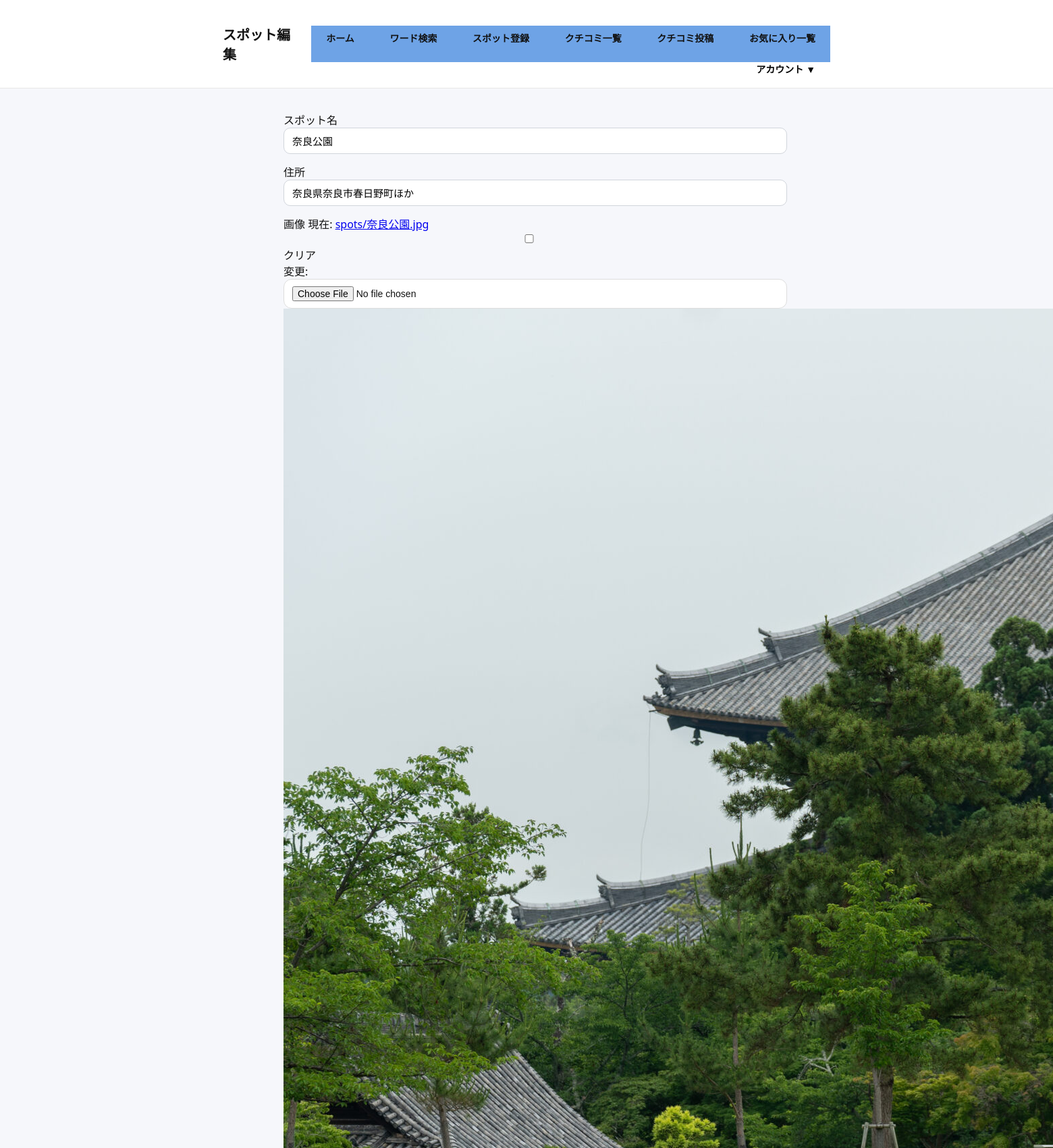
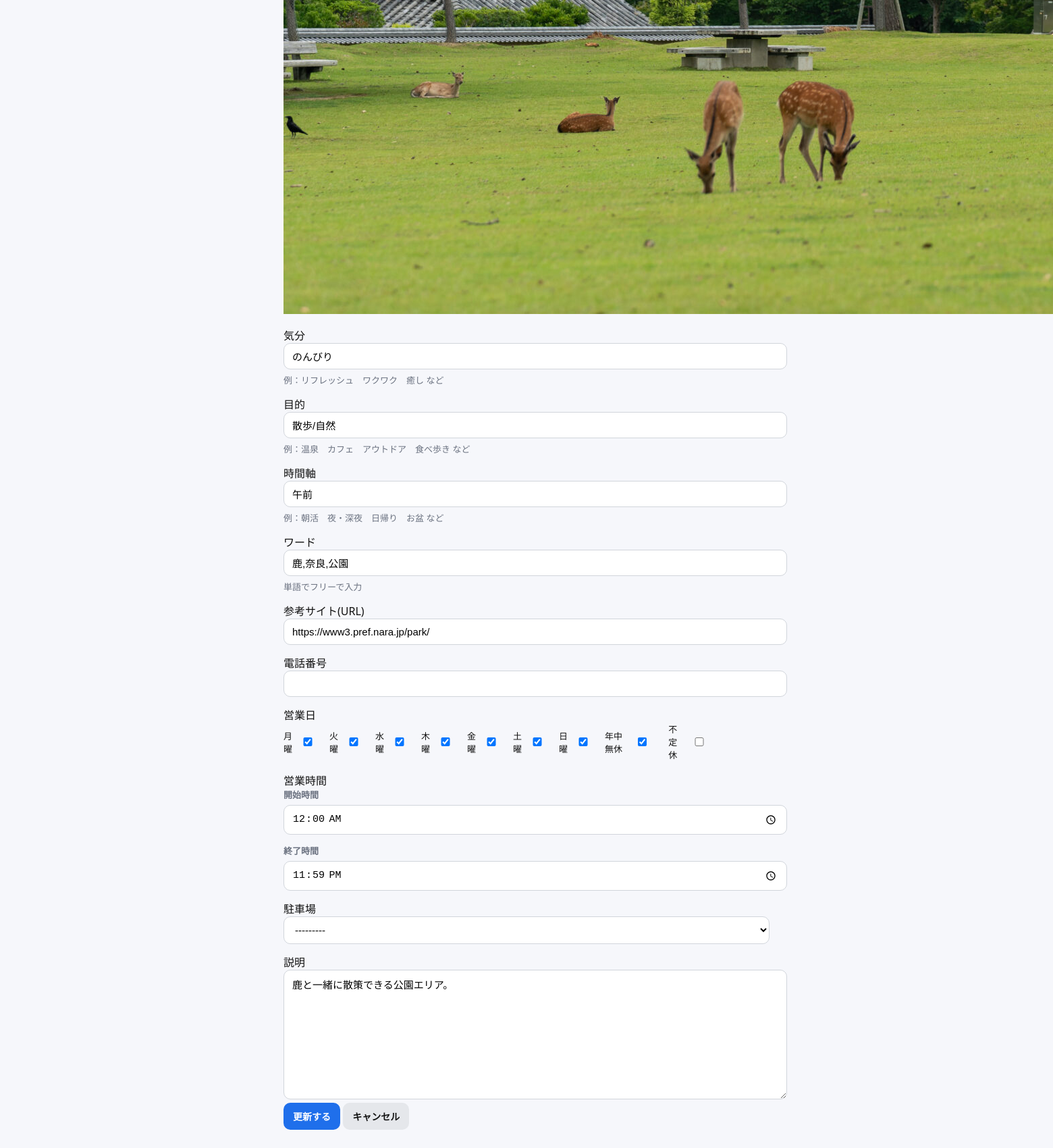
The app's page /spots/6/edit/ (signed in) with its own data (2 pictures, top to bottom).
### spots/models.py (models this page shows, shortened)
class Spot(models.Model):
    BUSINESS_DAY_CHOICES = [
        ("mon", "月曜"),
        ("tue", "火曜"),
        ("wed", "水曜"),
        ("thu", "木曜"),
        ("fri", "金曜"),
        ("sat", "土曜"),
        ("sun", "日曜"),
        ("holiday", "年中無休"),
        ("irregular", "不定休"),
    ]
    PARKING_CHOICES = [
        ("有", "有"),
        ("無", "無"),
        ("不明", "不明"),
        ("注意", "注意（公式HP参照）"),
    ]
    parking = models.CharField("駐車場", max_length=20, choices=PARKING_CHOICES, blank=True)
    name = models.CharField(max_length=100)
    address = models.CharField(max_length=255, blank=True)
    image = models.ImageField(upload_to="spots/", blank=True, null=True)
    website = models.URLField("参考サイト", blank=True)
    phone = models.CharField("電話番号", max_length=30, blank=True)
    business_days = models.JSONField(default=list, blank=True, null=True)
    open_time = models.TimeField(null=True, blank=True)
    close_time = models.TimeField(null=True, blank=True)
    access = models.CharField(max_length=200, blank=True)
    language = models.CharField("ワード", max_length=30, blank=True)
    mood = models.CharField(max_length=30, blank=True)
    purpose = models.CharField(max_length=30, blank=True)
    time_axis = models.CharField("時間軸", max_length=50, blank=True)
    created_at = models.DateTimeField(auto_now_add=True)
    description = models.TextField(blank=True)
    latitude = models.DecimalField(max_digits=9, decimal_places=6, null=True, blank=True)
    longitude = models.DecimalField(max_digits=9, decimal_places=6, null=True, blank=True)

### spots/views.py (the view)
# urls.py: path("<int:pk>/edit/", views.spot_update, name="spot_update"),
@login_required
def spot_update(request, pk):
    spot = get_object_or_404(Spot, pk=pk)
    if request.method == "POST":
        form = SpotForm(request.POST, request.FILES, instance=spot)
        if form.is_valid():
            spot = form.save()
            return redirect("spots:spot_detail", pk=spot.pk)
    else:
        form = SpotForm(instance=spot)
    return render(request, "spots/spot_form.html", {
        "form": form,
        "mode": "update",
        "spot": spot,
    })

### spots/templates/spots/spot_form.html (shortened to what this page needs)
{% extends "base.html" %}
{% block header_title %}{% if mode == "update" %}スポット編集{% else %}スポット追加{% endif %}{% endblock %}
{% block content %}
<div class="form-wrap">
  <form method="POST" enctype="multipart/form-data">
    <div class="field">
      <label>スポット名</label>
      {{ form.name }}
    </div>
    <div class="field">
      <label>住所</label>
      {{ form.address }}
    </div>
    <div class="field">
      <label>画像</label>
      {{ form.image }}
      {% if mode == "update" and spot.image %}
        <div class="preview">
          <img src="{{ spot.image.url }}" alt="現在の画像">
        </div>
      {% endif %}
    </div>
    <div class="field">
      <label>気分</label>
      {{ form.mood }}
      <div class="muted" style="margin-top:6px;">
        例：リフレッシュ　ワクワク　癒し など
    </div>
    <div class="field">
      <label>目的</label>
      {{ form.purpose }}
      <div class="muted" style="margin-top:6px;">
        例：温泉　カフェ　アウトドア　食べ歩き など
    </div>
    <div class="field">
  <label>時間軸</label>
  {{ form.time_axis }}
  <div class="muted" style="margin-top:6px;">
    例：朝活　夜・深夜　日帰り　お盆 など
  </div>
    <div class="field">
      <label>ワード</label>
      {{ form.language }}
      <div class="muted" style="margin-top:6px;">
        単語でフリーで入力
    </div>
<div class="field">
  <label>参考サイト(URL)</label>
  {{ form.website }} {{ form.website.errors }}
</div>
<div class="field">
  <label>電話番号</label>
  {{ form.phone }} {{ form.phone.errors }}
</div>
<div class="field">
  <label>営業日</label>
  <div class="business-days">
    {% for checkbox in form.business_days %}
      <label class="day-item">
        {{ checkbox.choice_label }}{{ checkbox.tag }}
      </label>
    {% endfor %}
 </div>
</div>
<div class="field">
  <label>営業時間</label>
      <div class="label" style="font-weight:600;color:#6b7280;">開始時間</div>
      {{ form.open_time }} {{ form.open_time.errors }}
    </div>
    <div>
      <div class="label" style="font-weight:600;color:#6b7280;">終了時間</div>
    {{ form.close_time }}{{ form.close_time.errors }}
  </div>
 </div>
</div>
<div class="field">
  <label>駐車場</label>
  {{ form.parking }} {{ form.parking.errors }}
</div>
<div class="field">
  <label>説明</label>
  {{ form.description }} {{ form.description.errors }}
    <div class="btns">
      <button class="btn" type="submit">
        {% if mode == "update" %}更新する{% else %}登録する{% endif %}
      </button>
      <a class="btn btn-sub" href="{% url 'spots:spot_list' %}">キャンセル</a>
    </div>
  </form>
</div>
{% endblock %}

### accounts/static/accounts/style.css (style rules this page uses)
body { margin: 0; padding: 0; background-color: #f4f6f8; font-family: Arial, Helvetica, sans-serif; }
.btn { padding: 10px 14px; border-radius: 6px; border: 1px solid #cfd6de; background: #fff; cursor: pointer; }
.business-days label { display: inline-flex; align-items: center; gap: 6px; font-size: 13px; }
.business-days { display:flex; flex-wrap:wrap; gap:16px; margin-bottom:16px; }
.day-item { display: inline-flex; align-items:center; gap:6px; font-size:14px; width: auto; justify-content: flex-start; }
:root { --brand:#1f6feb; --brand-dark:#1656b8; --bg:#f6f7fb; --text:#111; --card:#fff; --border:#e7e7e7; }
body { background:var(--bg); color:var(--text); }
.btn { display:inline-block; background: var(--brand); color:#fff; border:none; padding:10px 14px; border-radius:10px; text-decoration:none; font-weight:700; cursor:pointer; }

### accounts/templates/base.html (style rules this page uses)
body { font-family:system-ui,-apple-system,"Segoe UI",sans-serif;margin:0;background:#f6f7fb;color:#111; }
.btn { display:inline-block;background:#1f6feb;color:#fff;padding:10px 14px;border-radius:10px;text-decoration:none;font-weight:700;font-size:14px;border:none;cursor:pointer; }
.btn-sub { background:#e5e7eb;color:#111; }
.muted { color:#6b7280;font-size:13px; }
input,textarea,select { width:100%;padding:10px 12px;border-radius:12px;border:1px solid #ddd;outline:none;font-size:14px;background:#fff; }

### spots/templates/spots/spot_form.html (style rules this page uses)
.form-wrap { max-width:720px;margin:0 auto; }
.field { margin:14px 0; }
.label { display:block;font-size:13px;color:#374151;margin-bottom:6px;font-weight:700; }
input[type="text"], input[type="url"], input[type="time"], textarea, select { width:100%; padding:10px 12px; border-radius:10px; border:1px solid #d1d5db; background:#fff; font-size:15px; outline:none; }
textarea { resize:vertical; }

### records on screen
Spot: name "奈良公園", address "奈良県奈良市春日野町ほか", image (picture), mood "のんびり", purpose "散歩/自然", time_axis "午前", language "鹿,奈良,公園", website "https://www3.pref.nara.jp/park/", open_time "00:00:00", close_time "23:59:00", parking "---------", description "鹿と一緒に散策できる公園エリア。"

### other values on screen
{{ checkbox.choice_label }} "月曜" "火曜" "水曜" "木曜" "金曜" "土曜" "日曜" "年中無休" "不定休"
